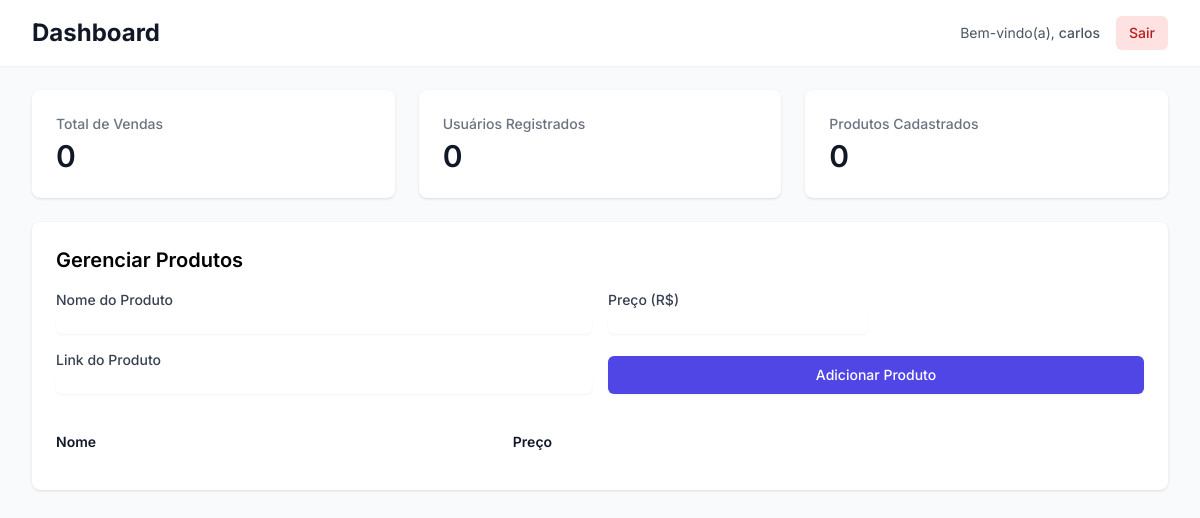
Before: / (signed in) with the older database file.
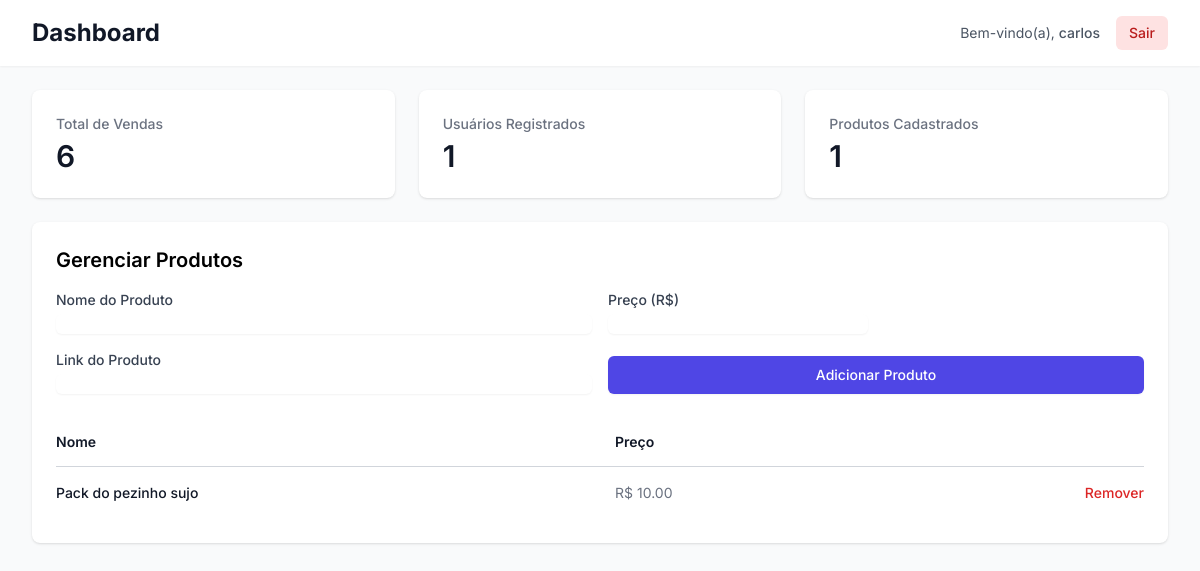
After: the same page with the newer database file.
### tables this page shows
CREATE TABLE users (
    id INTEGER PRIMARY KEY,
    username TEXT,
    first_name TEXT,
    last_name TEXT,
    data_registro TEXT
);

CREATE TABLE produtos (
    id INTEGER PRIMARY KEY AUTOINCREMENT,
    nome TEXT NOT NULL,
    preco REAL NOT NULL,
    link TEXT NOT NULL
);

### app.py (the view)
@app.route('/')
def index():
    if not session.get('logged_in'): return redirect(url_for('login'))
    conn = get_db_connection()
    users = conn.execute('SELECT * FROM users').fetchall()
    produtos = conn.execute('SELECT * FROM produtos').fetchall()
    vendas = conn.execute('SELECT v.id, u.username, p.nome, v.status, v.data_venda FROM vendas v JOIN users u ON v.user_id = u.id JOIN produtos p ON v.produto_id = p.id ORDER BY v.id DESC').fetchall()
    conn.close()
    return render_template('index.html', users=users, produtos=produtos, vendas=vendas, total_vendas=len(vendas), total_usuarios=len(users), total_produtos=len(produtos))

### app.py (called while the page is built)
def get_db_connection():
    conn = sqlite3.connect(DB_NAME)
    conn.row_factory = sqlite3.Row
    return conn

### templates/index.html (shortened to what this page needs)
<!DOCTYPE html>
<html lang="pt-br">
<head>
    <script src="https://cdn.tailwindcss.com"></script>
</head>
<body class="bg-gray-50">
    <div class="min-h-screen flex flex-col">
        <header class="bg-white shadow-sm">
            <div class="max-w-7xl mx-auto py-4 px-4 sm:px-6 lg:px-8 flex justify-between items-center">
                <h1 class="text-2xl font-bold text-gray-900">Dashboard</h1>
                <div class="flex items-center space-x-4">
                    <span class="text-sm text-gray-600">Bem-vindo(a), <strong class="font-medium">{{ session.username }}</strong></span>
                    <a href="{{ url_for('logout') }}" class="inline-flex items-center px-3 py-2 border border-transparent text-sm leading-4 font-medium rounded-md text-red-700 bg-red-100 hover:bg-red-200 focus:outline-none focus:ring-2 focus:ring-offset-2 focus:ring-red-500">
                        Sair
                    </a>
                </div>
            </div>
        </header>
        <main class="flex-1">
            <div class="max-w-7xl mx-auto py-6 sm:px-6 lg:px-8">
                <div class="grid grid-cols-1 md:grid-cols-3 gap-6 mb-6">
                    <div class="bg-white p-6 rounded-lg shadow">
                        <h3 class="text-sm font-medium text-gray-500">Total de Vendas</h3>
                        <p class="mt-1 text-3xl font-semibold text-gray-900">{{ total_vendas }}</p>
                    </div>
                    <div class="bg-white p-6 rounded-lg shadow">
                        <h3 class="text-sm font-medium text-gray-500">Usuários Registrados</h3>
                        <p class="mt-1 text-3xl font-semibold text-gray-900">{{ total_usuarios }}</p>
                    </div>
                    <div class="bg-white p-6 rounded-lg shadow">
                        <h3 class="text-sm font-medium text-gray-500">Produtos Cadastrados</h3>
                        <p class="mt-1 text-3xl font-semibold text-gray-900">{{ total_produtos }}</p>
                    </div>
                </div>
                <div class="bg-white p-6 rounded-lg shadow mb-6">
                    <h2 class="text-xl font-semibold mb-4">Gerenciar Produtos</h2>
                    <form action="{{ url_for('add_product') }}" method="POST" class="grid grid-cols-1 md:grid-cols-4 gap-4 items-end">
                        <div class="md:col-span-2">
                            <label for="nome" class="block text-sm font-medium text-gray-700">Nome do Produto</label>
                            <input type="text" name="nome" id="nome" required class="mt-1 block w-full rounded-md border-gray-300 shadow-sm focus:border-indigo-500 focus:ring-indigo-500 sm:text-sm">
                        </div>
                        <div>
                            <label for="preco" class="block text-sm font-medium text-gray-700">Preço (R$)</label>
                            <input type="number" step="0.01" name="preco" id="preco" required class="mt-1 block w-full rounded-md border-gray-300 shadow-sm focus:border-indigo-500 focus:ring-indigo-500 sm:text-sm">
                        </div>
                        <div class="md:col-span-2">
                            <label for="link" class="block text-sm font-medium text-gray-700">Link do Produto</label>
                            <input type="text" name="link" id="link" required class="mt-1 block w-full rounded-md border-gray-300 shadow-sm focus:border-indigo-500 focus:ring-indigo-500 sm:text-sm">
                        </div>
                         <div class="md:col-span-2">
                            <button type="submit" class="w-full inline-flex justify-center py-2 px-4 border border-transparent shadow-sm text-sm font-medium rounded-md text-white bg-indigo-600 hover:bg-indigo-700 focus:outline-none focus:ring-2 focus:ring-offset-2 focus:ring-indigo-500">Adicionar Produto</button>
                        </div>
                    </form>
                    <div class="mt-6 flow-root">
                        <div class="-mx-4 -my-2 overflow-x-auto sm:-mx-6 lg:-mx-8">
                            <div class="inline-block min-w-full py-2 align-middle sm:px-6 lg:px-8">
                                <table class="min-w-full divide-y divide-gray-300">
                                    <thead>
                                        <tr>
                                            <th scope="col" class="py-3.5 pl-4 pr-3 text-left text-sm font-semibold text-gray-900 sm:pl-0">Nome</th>
                                            <th scope="col" class="px-3 py-3.5 text-left text-sm font-semibold text-gray-900">Preço</th>
                                            <th scope="col" class="relative py-3.5 pl-3 pr-4 sm:pr-0"><span class="sr-only">Ações</span></th>
                                        </tr>
                                    </thead>
                                    <tbody class="divide-y divide-gray-200">
                                        {% for produto in produtos %}
                                        <tr>
                                            <td class="py-4 pl-4 pr-3 text-sm font-medium text-gray-900 sm:pl-0">{{ produto.nome }}</td>
                                            <td class="px-3 py-4 text-sm text-gray-500">R$ {{ "%.2f"|format(produto.preco) }}</td>
                                            <td class="relative whitespace-nowrap py-4 pl-3 pr-4 text-right text-sm font-medium sm:pr-0">
                                                <a href="{{ url_for('remove_product', id=produto.id) }}" class="text-red-600 hover:text-red-900">Remover</a>
                                            </td>
                                        </tr>
                                        {% endfor %}
                                    </tbody>
                                </table>
                            </div>
                        </div>
                    </div>
                </div>
            </div>
        </main>
    </div>
</body>
</html>

### templates/index.html (style rules this page uses)
body { font-family: 'Inter', sans-serif; }

Changed rows visible on the page:
added users: username "carlos"
added produtos: nome "Pack do pezinho sujo", preco "10.00"
Other visible differences:
{{ total_vendas }}: "0" → "6"
{{ total_usuarios }}: "0" → "1"
{{ total_produtos }}: "0" → "1"
{{ session.username }}: "carlos" → (not shown)
